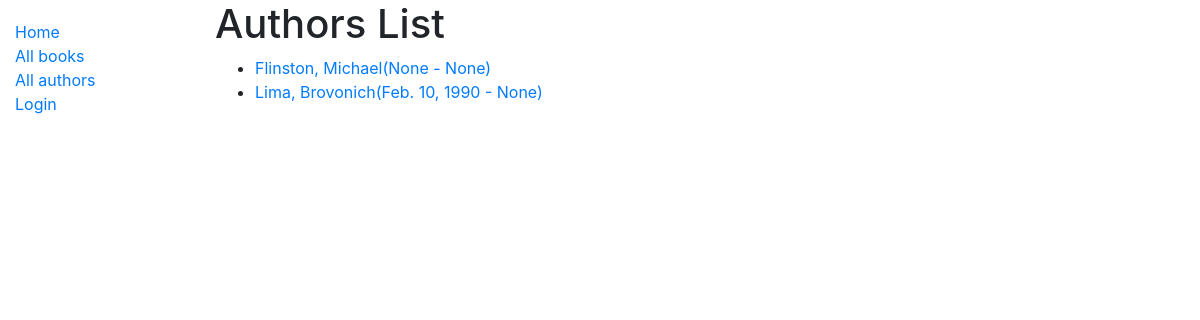
The page /catalog/authors on the database its author committed.
### catalog/models.py (models this page shows, shortened)
class Author(models.Model):
    first_name = models.CharField(max_length=100)
    last_name = models.CharField(max_length=100)
    date_of_birth = models.DateField(null=True, blank=True)
    date_of_death = models.DateField('Died', null=True, blank=True)
    class Meta:
        ordering = ['last_name', 'first_name']
    def get_absolute_url(self):
        return reverse('author-detail', args=[str(self.id)])

### catalog/views.py (the view)
# urls.py: path("authors", views.AuthorListView.as_view(), name ='authors'),
class AuthorListView(generic.ListView):
    model = Author

### catalog/templates/catalog/author_list.html
{% extends "base_generic.html" %}
{% block content %}
  <h1>Authors List</h1>
  {% if author_list %}
  <ul>
    {% for author in author_list %}
      <li>
        <a href="{{ author.get_absolute_url }}">{{ author.last_name }}, {{ author.first_name}}({{author.date_of_birth}} - {{author.date_of_death}})</a>
      </li>
    {% endfor %}
  </ul>
  {% else %}
    <p>There are no books in the library.</p>
  {% endif %}
{% endblock %}

### rows shown on the page
Author: last_name "Flinston", first_name "Michael", date_of_birth "None", date_of_death "None"
Author: last_name "Lima", first_name "Brovonich", date_of_birth "Feb. 10, 1990", date_of_death "None"
